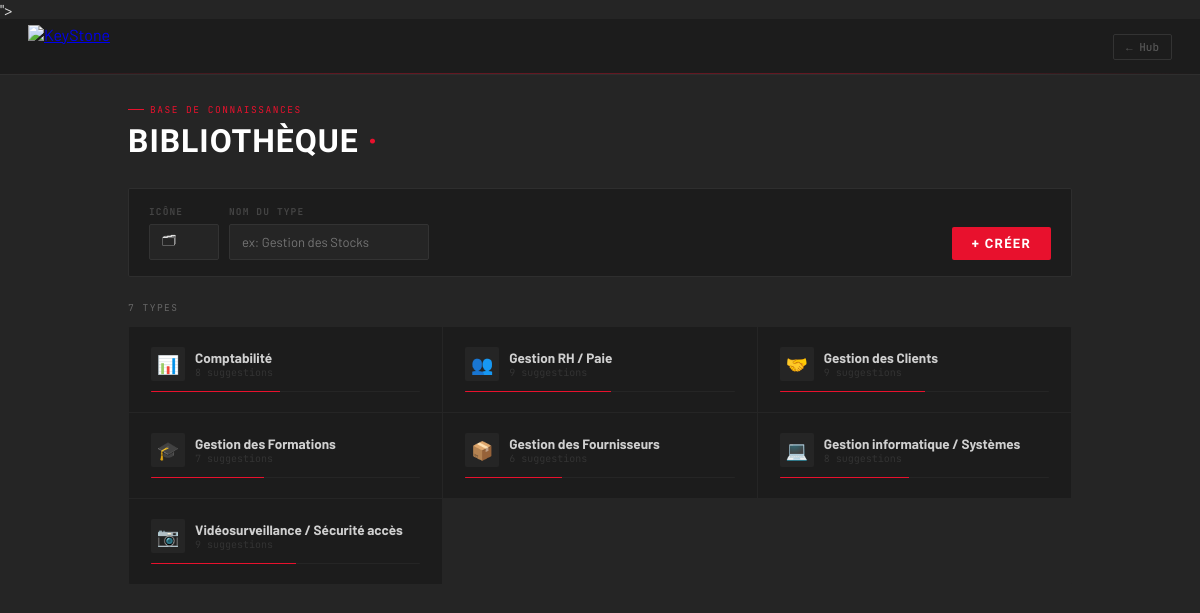
Screenshot of /kb (signed in) with the database file from the repository.
### app.py (models this page shows)
class KBType(db.Model):
    id          = db.Column(db.Integer, primary_key=True)
    name        = db.Column(db.String(200), nullable=False, unique=True)
    icon        = db.Column(db.String(10), default='🗂')
    created_at  = db.Column(db.DateTime, default=datetime.utcnow)
    entries     = db.relationship('KBEntry', backref='kb_type',
                                  lazy=True, cascade='all, delete-orphan')

### app.py (the view)
@app.route('/kb')
def kb_home():
    types   = KBType.query.order_by(KBType.name).all()
    pending = KBEntry.query.filter_by(approved=False).count()
    return render_template('kb_home.html', types=types, pending=pending)

### app.py (called while the page is built)
def logged_in():
    return session.get('auth') == 'ok'

@app.before_request
def require_login():
    public = ['login', 'static']
    if request.endpoint in public: return
    if not logged_in():
        if request.path.startswith('/api/'):
            return jsonify({"error": "Unauthorized"}), 401
        return redirect(url_for('login'))

### templates/kb_home.html (shortened to what this page needs)
<!DOCTYPE html>
<html lang="fr">
<head>
<link rel="icon" type="image/png" href="https://www.keystone.tn/wp-content/uploads/2019/05/88-1.png"><rect width='40' height='40' rx='2' fill='%23E8112D'/><path d='M9 9h5v10.5L22 9h7l-9 11.5L29 31h-7L9 20v11H4V9h5z' fill='white'/></svg>">
</head>
<body>
<div class="topbar">
  <div class="brand">
    <a href="/"><img src="https://www.keystone.tn/wp-content/uploads/2019/05/Key-W-logo.png" alt="KeyStone" style="height:44px;width:auto;display:block"></a>
  </div>
  <a href="/" class="tbtn">← Hub</a>
</div>
<div class="main">
  <div class="page-hdr">
    <div class="page-tag">Base de connaissances</div>
    <div class="page-title">Bibliothèque <span>·</span></div>
  </div>
  <form action="/kb/type/new" method="POST" class="new-form">
    <div class="fl"><label>Icône</label><input type="text" name="icon" value="🗂" maxlength="4"></div>
    <div style="flex:1"><label>Nom du type</label><input type="text" name="name" placeholder="ex: Gestion des Stocks" required></div>
    <button type="submit" class="btn-create">+ Créer</button>
  </form>
  {% if types %}
  <div class="sec-lbl">{{ types|length }} type{% if types|length!=1 %}s{% endif %}</div>
  <div class="grid">
    {% for t in types %}
    <a href="/kb/type/{{ t.id }}" class="type-card">
      <div class="tc-top">
        <div class="tc-icon">{{ t.icon }}</div>
        <div>
          <div class="tc-name">{{ t.name }}</div>
          <div class="tc-count">{{ t.entries|length }} suggestion{% if t.entries|length!=1 %}s{% endif %}</div>
        </div>
      </div>
      <div class="tc-bar"><div class="tc-fill" style="width:{{ [t.entries|length*6,100]|min }}%"></div></div>
    </a>
    {% endfor %}
  </div>
  {% else %}
  <div class="empty"><div style="font-family:'Barlow Condensed',sans-serif;font-size:60px;font-weight:900;color:#111">0.</div><div style="font-size:11px;color:#555;font-family:'JetBrains Mono',monospace;margin-top:6px">Aucun type · Créez le premier ci-dessus</div></div>
  {% endif %}
</div>
</body>
</html>

### templates/kb_home.html (style rules this page uses)
* { box-sizing:border-box;margin:0;padding:0 }
body { font-family:'Barlow',sans-serif;background:#252525;color:#e0e0e0;min-height:100vh }
.topbar { position:relative;z-index:10;background:#1c1c1c;border-bottom:1px solid #2e2e2e;padding:0 28px;height:56px;display:flex;align-items:center;justify-content:space-between;position:sticky;top:0;z-index:100 }
.topbar::after { content:'';position:absolute;bottom:0;left:0;right:0;height:1px;background:linear-gradient(90deg,transparent,#E8112D 30%,#E8112D 70%,transparent);opacity:.35 }
.brand { display:flex;align-items:center;gap:10px }
.tbtn { font-size:11px;font-family:'JetBrains Mono',monospace;padding:5px 12px;border-radius:2px;text-decoration:none;font-weight:500;color:#555;border:1px solid #333333;transition:all .15s }
.main { position:relative;z-index:1;max-width:1000px;margin:0 auto;padding:28px }
.page-hdr { margin-bottom:28px }
.page-tag { font-size:9.5px;font-family:'JetBrains Mono',monospace;color:#E8112D;letter-spacing:.16em;text-transform:uppercase;margin-bottom:6px;display:flex;align-items:center;gap:6px }
.page-tag::before { content:'';width:16px;height:1px;background:#E8112D }
.page-title { font-family:'Barlow Condensed',sans-serif;font-size:32px;font-weight:900;color:#fff;text-transform:uppercase;letter-spacing:.03em }
.page-title span { color:#E8112D }
.new-form { background:#1c1c1c;border:1px solid #2e2e2e;border-radius:2px;padding:16px 20px;margin-bottom:24px;display:flex;gap:10px;align-items:flex-end }
.new-form .fl { flex-shrink:0 }
.new-form label { display:block;font-size:9.5px;font-weight:700;color:#444;letter-spacing:.12em;text-transform:uppercase;font-family:'JetBrains Mono',monospace;margin-bottom:6px }
.new-form input { padding:9px 12px;background:#252525;border:1px solid #333333;color:#e0e0e0;font-family:'Barlow',sans-serif;font-size:13px;border-radius:2px;outline:none;transition:border-color .15s }
.new-form input[name=name] { flex:1;min-width:200px }
.new-form input[name=icon] { width:70px }
.btn-create { padding:9px 20px;background:#E8112D;border:none;color:#fff;font-family:'Barlow Condensed',sans-serif;font-size:13px;font-weight:800;letter-spacing:.1em;text-transform:uppercase;cursor:pointer;border-radius:2px;white-space:nowrap;align-self:flex-end }
.sec-lbl { font-size:9.5px;font-family:'JetBrains Mono',monospace;color:#666;letter-spacing:.16em;text-transform:uppercase;margin-bottom:12px;display:flex;align-items:center;gap:10px }
.sec-lbl::after { content:'';flex:1;height:1px;background:#252525 }
.grid { display:grid;grid-template-columns:repeat(auto-fill,minmax(260px,1fr));gap:1px;background:#252525;border:1px solid #252525;border-radius:2px;overflow:hidden }
.type-card { background:#1c1c1c;padding:20px 22px;text-decoration:none;color:inherit;display:block;transition:background .12s;position:relative }
.type-card::before { content:'';position:absolute;left:0;top:0;bottom:0;width:2px;background:#E8112D;transform:scaleY(0);transition:transform .2s;transform-origin:bottom }
.tc-top { display:flex;align-items:center;gap:10px;margin-bottom:10px }
.tc-icon { font-size:18px;width:34px;height:34px;background:#252525;border-radius:2px;display:flex;align-items:center;justify-content:center }
.tc-name { font-size:13.5px;font-weight:700;color:#d0d0d0 }
.tc-count { font-size:10px;font-family:'JetBrains Mono',monospace;color:#333 }
.tc-bar { height:1px;background:#252525;overflow:hidden;border-radius:1px;margin-top:8px }
.tc-fill { height:100%;background:#E8112D }

### rows the page displays
KBType: icon "📊", name "Comptabilité", entries|length "8", {{ [t.entries|length*6,100]|min }} 48 (drawn)
KBType: icon "👥", name "Gestion RH / Paie", entries|length "9", {{ [t.entries|length*6,100]|min }} 54 (drawn)
KBType: icon "🤝", name "Gestion des Clients", entries|length "9", {{ [t.entries|length*6,100]|min }} 54 (drawn)
KBType: icon "🎓", name "Gestion des Formations", entries|length "7", {{ [t.entries|length*6,100]|min }} 42 (drawn)
KBType: icon "📦", name "Gestion des Fournisseurs", entries|length "6", {{ [t.entries|length*6,100]|min }} 36 (drawn)
KBType: icon "💻", name "Gestion informatique / Systèmes", entries|length "8", {{ [t.entries|length*6,100]|min }} 48 (drawn)
KBType: icon "📷", name "Vidéosurveillance / Sécurité accès", entries|length "9", {{ [t.entries|length*6,100]|min }} 54 (drawn)

### other values shown
{{ types|length }} "7"
